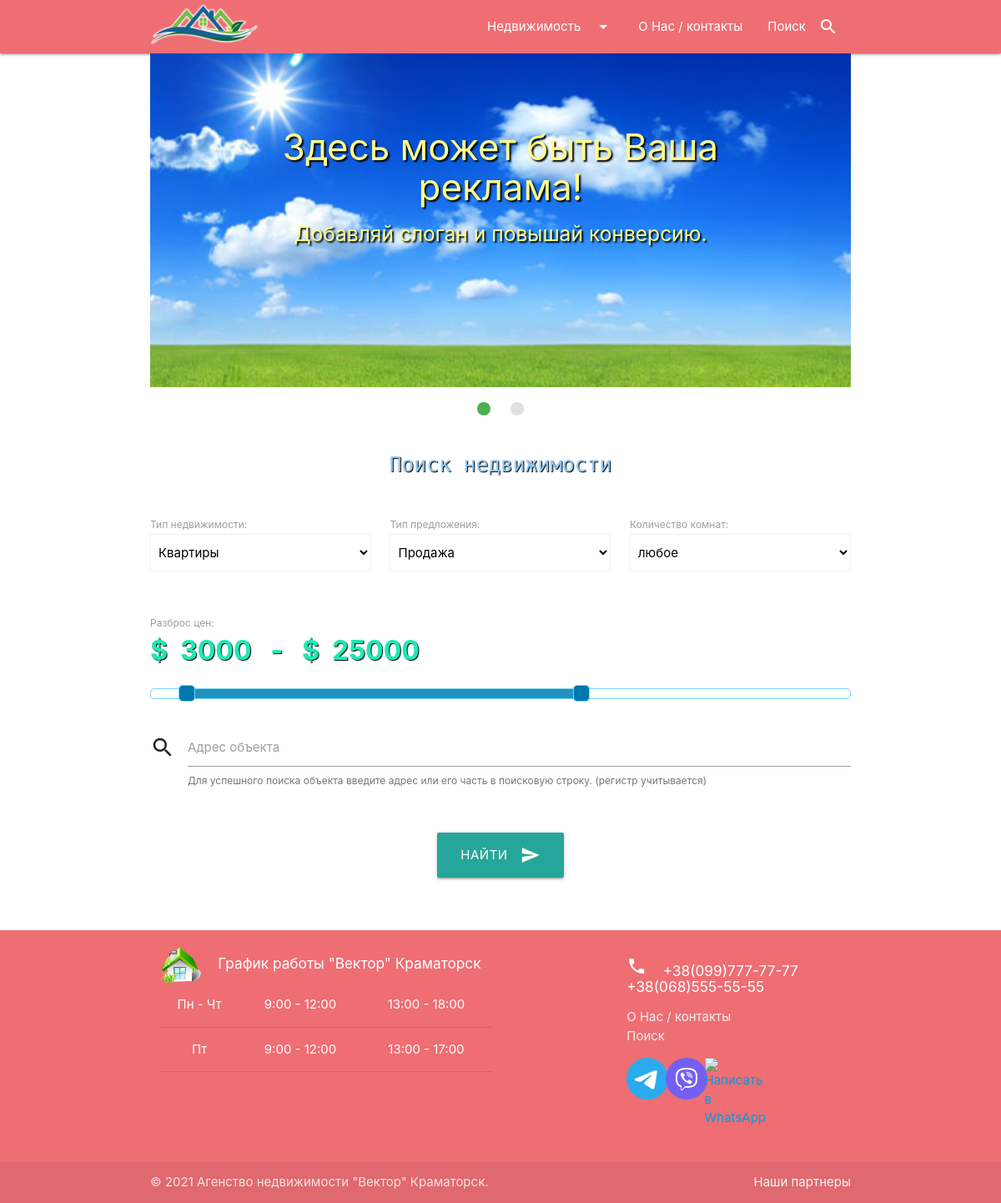
The page /find/ on the database its author committed.
### agency/models.py (models this page shows, shortened)
class Advertising(models.Model):
    LEFT = 'left'
    RIGHT = 'right'
    CENTER = 'center'
    ALIGN_CHOICE = [(LEFT, 'по левому краю'), (RIGHT, 'по правому краю'), (CENTER, 'по центру')]
    slug = 'promo_'
    created_at = models.DateTimeField(auto_now_add=True, verbose_name='Создано')
    title = models.CharField(max_length=40, blank=True, verbose_name='Заголовок')
    title_color = models.CharField(max_length=7, default='#fafafa', verbose_name='Цвет заголовка')
    slogan = models.CharField(max_length=40, blank=True, verbose_name='Слоган')
    slogan_color = models.CharField(max_length=7, default='#fafafa', verbose_name='Цвет слогана')
    align_choice = models.CharField(max_length=8, choices=ALIGN_CHOICE, default=CENTER, verbose_name='выравнивание')
    image = models.ImageField(upload_to="Advertising/", verbose_name='рекламный банер')
    class Meta:
        verbose_name = 'Рекламный банер'
        verbose_name_plural = 'Рекламные банеры'
        ordering = ['created_at']

### agency/views.py (the view)
# urls.py: path('find/', FindFormView.as_view(), name='find'),
class FindFormView(TemplateView):
    template_name = 'agency/searchForm.html'
    def get_context_data(self, **kwargs):
        context = super().get_context_data(**kwargs)
        context['title'] = "Поиск объекта"
        context['settlements'] = Settlement.objects.all()
        context['promos'] = Advertising.objects.all()
        if len(context['promos']) > 1:
            context['option'] = 'true'
        else:
            context['option'] = 'false'
        return context

### agency/templates/agency/searchForm.html (shortened to what this page needs)
{% extends 'index.html' %}
{% block content %}
<div class="container">
    {% include 'inc/_promo_slider.html' %}
    <br>
    <h5 class="searchTitle">Поиск недвижимости</h5>
    <br>
    <div class="row">
        <form class="col s12" action="{% url 'search' %}" method="get">
            <div class="row">
                <div class="row">
                    <div id="sot" class="input-field col s12 m4">
                        <div><label>Тип недвижимости:</label></div>
                        <select id="sot_sel" class="browser-default" name="select_obj_type">
                            <option value="Apartment">Квартиры</option>
                        </select>
                    </div>
                    <div id="prop" class="input-field col s12 m4">
                        <div><label>Тип предложения:</label></div>
                        <select id="prop_sel" class="browser-default" name="select_proposal_type">
                            <option value="sale">Продажа</option>
                        </select>
                    </div>
                    <div id="sfrc" class="input-field col s12 m4" style="display: none;">
                        <div><label>Количество комнат:</label></div>
                        <select id="sfrc_sel" class="browser-default" name="select_flat_room_count">
                            <option value="0">любое</option>
                        </select>
                    </div>
                </div>
                <div class="row">
                    <div class="price-slider col s12">
                        <p>
                            <label for="amount">Разброс цен:</label>
                            <input type="text" name="p" id="amount" readonly>
                        </p>
                        <div id="price-slider"></div>
                    </div>
                </div>
                <div class="row">
                    <div class="input-field col s12">
                        <i class="material-icons prefix">search</i>
                        <input id="enter_search_text" type="text" name="s" data-length="65" maxlength="65">
                        <label for="enter_search_text">Адрес объекта</label>
                        <span class="helper-text" data-error="wrong" data-success="right">
                            Для успешного поиска объекта введите адрес или его часть в поисковую строку.
                            (регистр учитывается)
                        </span>
                    </div>
                </div>
                <div class="btn-text-center">
                    <button class="btn btn-large waves-effect waves-light" type="submit" name="search_action">Найти
                        <i class="material-icons right">send</i>
                    </button>
                </div>
            </div>
        </form>
    </div>
    <br>
</div>
{% endblock %}

### templates/inc/_promo_slider.html (shortened to what this page needs)
{% if promos %}
<div class="slider">
    <ul class="slides">
        {% for promo in promos %}
        <li class="promo-item">
            <img src="{{ promo.image.url }}">
            <div class="caption {{ promo.align_choice }}-align">
                <h3 class="promo-title" style="color: {{promo.title_color}};">{{ promo.title }}</h3>
                <h5 class="promo-slogan" style="color: {{promo.slogan_color}};">{{ promo.slogan }}</h5>
            </div>
        </li>
        {% endfor %}
    </ul>
</div>
{% endif %}

### rental/static/css/main.css (style rules this page uses)
body { display: flex; min-height: 100vh; flex-direction: column; }
.searchTitle { text-align: center; font-family: 'Rubik Mono One', sans-serif; color: #90caf9; text-shadow: 1px 1px 1px black; }
#amount { border:0; color:#1de9b6; text-shadow: 1px 1px 1px black; font-weight: bold; font-size: xx-large; }
.btn-text-center { text-align: center; }
.promo-title { text-shadow: 2px 2px 2px black; }
.promo-slogan { text-shadow: 2px 2px 2px black; }

### rows shown on the page
Advertising: title "Здесь может быть Ваша реклама!", slogan "Добавляй слоган и повышай конверсию."
